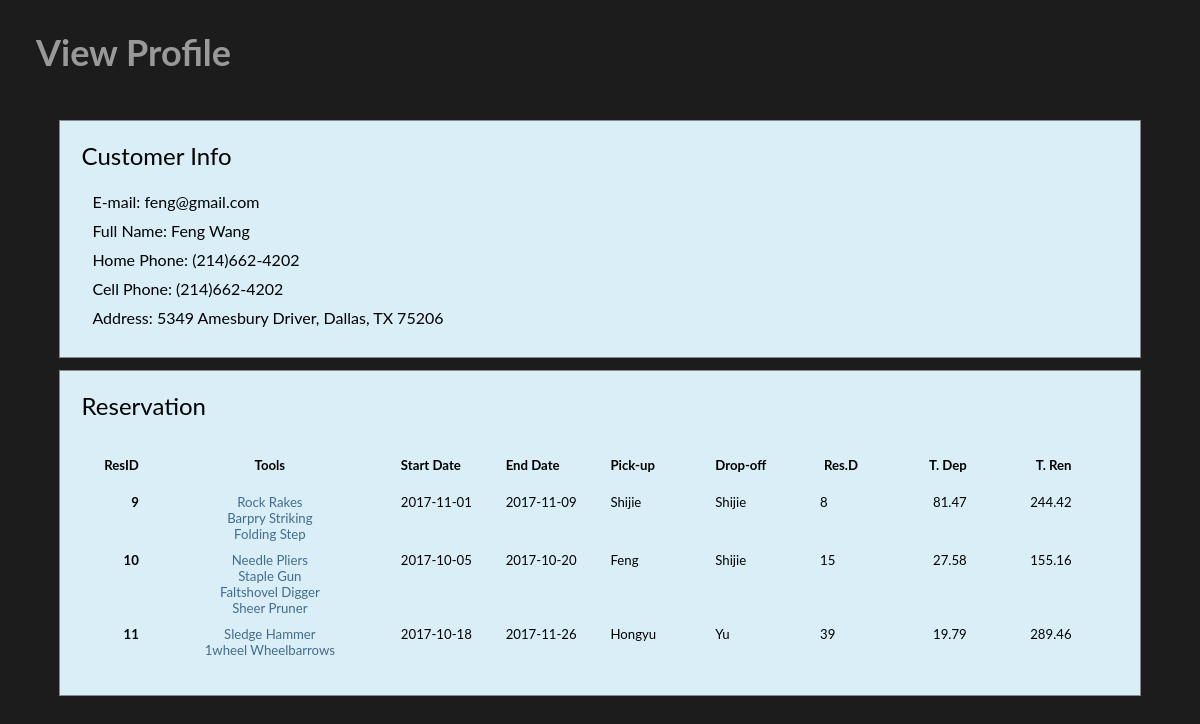
The app's page /viewprofile.php?user=feng@gmail.com with its own data.
### tables this page shows
CREATE TABLE `Customer` (
	  `customer_id` int(16) UNSIGNED NOT NULL,
	  `work_area_code` varchar(3) DEFAULT NULL,
	  `work_phone_number` varchar(7) DEFAULT NULL,
	  `work_phone_extension` varchar(4) DEFAULT NULL,
	  `home_area_code` varchar(3) DEFAULT NULL,
	  `home_phone_number` varchar(7) DEFAULT NULL,
	  `home_phone_extension` varchar(4) DEFAULT NULL,
	  `cell_area_code` varchar(3) DEFAULT NULL,
	  `cell_phone_number` varchar(7) DEFAULT NULL,
	  `cell_phone_extension` varchar(4) DEFAULT NULL,
	  `primary_area_code` varchar(3) NOT NULL,
	  `primary_phone_number` varchar(7) NOT NULL,
	  `primary_phone_extension` varchar(4) DEFAULT NULL,
	  `name_on_card` varchar(50) NOT NULL,
	  `card_number` varchar(16) NOT NULL,
	  `cvv` varchar(3) NOT NULL,
	  `exp_month` varchar(15) NOT NULL,
	  `exp_year` varchar(4) NOT NULL,
	  `street` varchar(100) NOT NULL,
	  `city` varchar(100) NOT NULL,
	  `state` varchar(2) NOT NULL,
	  `zip_code` varchar(10) NOT NULL,
	  `username` varchar(50) NOT NULL,
	  `first_name` varchar(50) NOT NULL,
	  `middle_name` varchar(50) DEFAULT NULL,
	  `last_name` varchar(50) NOT NULL,
	  `email` varchar(250) NOT NULL,
	  `password` varchar(60) NOT NULL
);

CREATE TABLE `Reservation` (
	  `reservation_id` int(16) UNSIGNED NOT NULL,
	  `start_date` date NOT NULL,
	  `end_date` date NOT NULL,
	  `customer_username` varchar(50) NOT NULL,
	  `pickup_clerk` varchar(50) DEFAULT NULL,
	  `dropoff_clerk` varchar(50) DEFAULT NULL
);

CREATE TABLE `Tool` (
	  `tool_id` int(16) UNSIGNED NOT NULL,
	  `type` varchar(20) NOT NULL,
	  `power_source` varchar(20) NOT NULL,
	  `sub_type` varchar(50) NOT NULL,
	  `sub_option` varchar(50) NOT NULL,
	  `width` decimal(10,3) NOT NULL,
	  `length` decimal(10,3) NOT NULL,
	  `weight` decimal(10,2) NOT NULL,
	  `manufacturer` varchar(50) NOT NULL,
	  `material` varchar(50) DEFAULT NULL,
	  `purchase_price` decimal(10,2) DEFAULT NULL,
	  `current_status` varchar(20) NOT NULL,
	  `rental_times` int(2) NOT NULL DEFAULT '0'
);

### viewprofile.php (the view, shortened to what this page needs)
<html lang="en">
<head>
<link rel="stylesheet" type="text/css" href="./main.css">
</head>
<body style='background-color:rgb(47, 47, 47);'>
<div class='container' style='padding:10px 16px;'> </div>
<p style="padding:10px 36px;color:white;font-size:3vw;font-weight:bold;display:block"> View Profile </p>
<div id="viewprofile" class="modal" style='display:block;padding:0px;'>
<?php
	$username = isset($_GET['user'])?$_GET['user']:'';
	echo "<div class='modal-content'  style='width:90%; overflow:true; margin: 10% auto 1% auto;'>";
	echo "<p style=\"padding-top:20px;margin-left:2%;font-size:2vw;margin-bottom:2%\"> Customer Info </p>";
	try{
		$pdo = new PDO("mysql:dbname=Tools4Rent", "root", "root");
	}catch(PDOException $e){
		print $e->getMessage();
	}
	$st = $pdo->query("select email, first_name, middle_name, last_name, home_area_code, home_phone_number,work_area_code,work_phone_number,cell_area_code,cell_phone_number,street,city,state,zip_code, home_phone_extension, work_phone_extension, cell_phone_extension from Customer where username='$username'");
	$res = $st->fetch();
      	$email = $res[0];
      	$fullname = $res[1].' '.$res[2].' '.$res[3];
      	$homep  = '('.$res[4].')'.substr($res[5],0,3).'-'.substr($res[5],3,4);
      	$cellp  = '('.$res[8].')'.substr($res[9],0,3).'-'.substr($res[9],3,4);
      	$homep = empty($res[14])?$homep:$homep.' x'.$res[14];
      	$cellp = empty($res[16])?$cellp:$cellp.' x'.$res[16];
      	$addr   = $res[10].', '.$res[11].', '.$res[12].' '.$res[13];
      	echo "<p style='margin-left:3%;margin-bottom:10px;'> E-mail: $email </p>";
      	echo "<p style='margin-left:3%;margin-bottom:10px;'> Full Name: $fullname </p>";
      	if ($res[4])
		echo "<p style='margin-left:3%;margin-bottom:10px;'> Home Phone: $homep </p>";
      	if ($res[8])
		echo "<p style='margin-left:3%;margin-bottom:10px;'> Cell Phone: $cellp </p>";
      	echo "<p style='margin-left:3%;margin-bottom:10px;'> Address: $addr </p>";
      	echo "<div class='container' style='padding:10px 16px;'> </div>";
	echo "</div>";
?>
<?php
	echo "<div class='modal-content '  style='width:90%; overflow:true; margin: 0% auto;'>";
	echo "<p style=\"padding-top:20px;margin-left:2%;font-size:2vw;margin-bottom:2%\"> Reservation </p>";
	echo "<div class='container'>";
	echo "<p style='font-size:1.1vw;margin-left:2%; text-align:right;width:4%;display:inline-block;border-top:-10px;vertical-align:top;'> <b> ResID </b></p>";
	echo "<p style='font-size:1.1vw;width:25%;text-align:center;display:inline-block;vertical-align:top;'> <b>Tools</b> </p>";
	echo "<p style='font-size:1.1vw;width:10%;display:inline-block;'> <b>Start Date</b> </p>";
	echo "<p style='font-size:1.1vw;width:10%;display:inline-block;'> <b>End Date</b> </p>";
	echo "<p style='font-size:1.1vw;width:10%;display:inline-block;'> <b>Pick-up </b> </p>";
	echo "<p style='font-size:1.1vw;width:10%;display:inline-block'> <b>Drop-off </b> </p>";
	echo "<p style='font-size:1.1vw;width:4%;display:inline-block;text-align:center'> <b>Res.D</b> </p>";
	echo "<p style='font-size:1.1vw;width:10%;display:inline-block;text-align:right'> <b>T. Dep</b> </p>";
	echo "<p style='font-size:1.1vw;width:10%;display:inline-block;text-align:right'> <b>T. Ren</b> </p>";
	echo "</div>";
	try{
		$pdo = new PDO("mysql:dbname=Tools4Rent", "root", "root");
	}catch(PDOException $e){
		print $e->getMessage();
	}
	$res = $pdo->query("SELECT reservation_id, start_date, end_date, pickup_clerk, dropoff_clerk from Reservation WHERE customer_username = '$username'");
	while($row = $res->fetch()) {
		echo "<div class='container' style='padding:5px 16px'>";
		echo "<p style='font-size:1.1vw;margin-left:2%; text-align:right;width:4%;display:inline-block;border-top:-10px;vertical-align:top;'> <b> $row[0] </b></p>";
		$res_id = $row[0];
		$res_tools = $pdo->query("SELECT DISTINCT Tool.power_source, Tool.sub_option, Tool.sub_type, Tool.purchase_price, Tool.tool_id from ReservationTool INNER JOIN Tool ON ReservationTool.tool_id = Tool.tool_id WHERE ReservationTool.reservation_id='$res_id'");
		$pickup_username = $row[3];
		$pickup  = $pdo->query("SELECT DISTINCT Clerk.first_name, Clerk.last_name From Reservation INNER JOIN Clerk on Reservation.pickup_clerk = Clerk.username WHERE Reservation.pickup_clerk='$pickup_username';");
		$picktemp = $pickup->fetch();
		$pickup_name = $picktemp[0];
		$dropoff_username = $row[4];
		$dropoff  = $pdo->query("SELECT DISTINCT Clerk.first_name, Clerk.last_name From Reservation INNER JOIN Clerk on Reservation.dropoff_clerk = Clerk.username WHERE Reservation.dropoff_clerk='$dropoff_username';");
		$dropofftemp = $dropoff->fetch();
		$dropoff_name = $dropofftemp[0];
		$tt = "SELECT DATEDIFF(end_date, start_date) FROM Reservation WHERE reservation_id='$res_id'";
		$stt = $pdo->query($tt);
		$temp = $stt -> fetch();
		$days_between = $temp[0];
		echo "<p style='font-size:1.1vw;width:25%;text-align:center;display:inline-block;vertical-align:top;'>";
		$total_ren = 0;
		$total_dep = 0;
		while($temp = $res_tools ->fetch()) {
			$short_descript = ucfirst($temp[0]) . " ". ucfirst($temp[1]) ." ".ucfirst($temp[2]);
			if (ucfirst($temp[0]) == 'Manual')
				$short_descript = ucfirst($temp[1]) ." ".ucfirst($temp[2]);
			$rental_price = (0.15 * $temp[3])*$days_between;
			$deposit_price = 0.4 * $temp[3];
			$total_ren += $rental_price;
			$total_dep += $deposit_price;
			$toolid   = $temp[4];
				echo "<a class='tool_detail' href='tooldetail.php?tool_id=$toolid' onclick=\"window.open(this.href, 'targetWindow','width=400px,height=500px'); return false;\"> $short_descript </a> <br/>";
		}
		echo "</p>";
		echo "<p style='font-size:1.1vw;width:10%;display:inline-block;vertical-align:top;'> $row[1] </p>";
		echo "<p style='font-size:1.1vw;width:10%;display:inline-block;vertical-align:top;'> $row[2] </p>";
		echo "<p style='font-size:1.1vw;width:10%;display:inline-block;vertical-align:top;'> $pickup_name </p>";
		echo "<p style='font-size:1.1vw;width:10%;display:inline-block;vertical-align:top;'> $dropoff_name </p>";
		echo "<p style='font-size:1.1vw;width:4%;display:inline-block;vertical-align:top;'> $days_between </p>";
		echo "<p style='font-size:1.1vw;width:10%;display:inline-block;text-align:right;vertical-align:top;'>" . sprintf("%.2f",$total_dep) ." </p>";
		echo "<p style='font-size:1.1vw;width:10%;display:inline-block;text-align:right;vertical-align:top;'>" . sprintf("%.2f", $total_ren) ."</p>";
		echo "</div>";
	}
	echo "<div class='container'> </div>";
	echo "</div>";
?>
</div>
</body>
</html>

### main.css (style rules this page uses)
* { margin: 0; padding: 0; border: 0; font-family: 'Lato', sans-serif; overflow: auto; }
a { color: inherit; text-decoration: inherit; font-weight: inherit; }
body { background-color: rgb(47,47,47); width: 100%; height: 100%; }
.modal { display: none; //border-radius: 25px; position: fixed; z-index: 1; left: 0; top: 0; width:100%; height:100%; padding: 60px; background-color: rgb(0,0,0); background-color: rgba(0,0,0,0.4); }
.modal-content { background-color: rgb(217, 238, 247); margin: 5% auto 15% auto; border: 1px solid #888; width: 40%; }
.container { padding: 16px; }
.tool_detail { color: rgb(67,108,140); }

### viewprofile.php (style rules this page uses)
* { margin: 0; padding: 0; border: 0; font-family: 'Lato', sans-serif; overflow: scroll; }

### records on screen
customer: email "feng@gmail.com", fullname "Feng Wang", homep "(214)662-4202", cellp "(214)662-4202", addr "5349 Amesbury Driver, Dallas, TX 75206"
reservation: reservation_id "9", start_date "2017-11-01", end_date "2017-11-09", pickup_name "Shijie", dropoff_name "Shijie", days_between "8", total_dep "81.47", total_ren "244.42"
tool: short_descript "Rock Rakes"
tool: short_descript "Barpry Striking"
tool: short_descript "Folding Step"
reservation: reservation_id "10", start_date "2017-10-05", end_date "2017-10-20", pickup_name "Feng", dropoff_name "Shijie", days_between "15", total_dep "27.58", total_ren "155.16"
tool: $toolid 5 (drawn), short_descript "Needle Pliers"
tool: short_descript "Staple Gun"
tool: short_descript "Faltshovel Digger"
tool: short_descript "Sheer Pruner"
reservation: reservation_id "11", start_date "2017-10-18", end_date "2017-11-26", pickup_name "Hongyu", dropoff_name "Yu", days_between "39", total_dep "19.79", total_ren "289.46"
tool: short_descript "Sledge Hammer"
tool: short_descript "1wheel Wheelbarrows"
